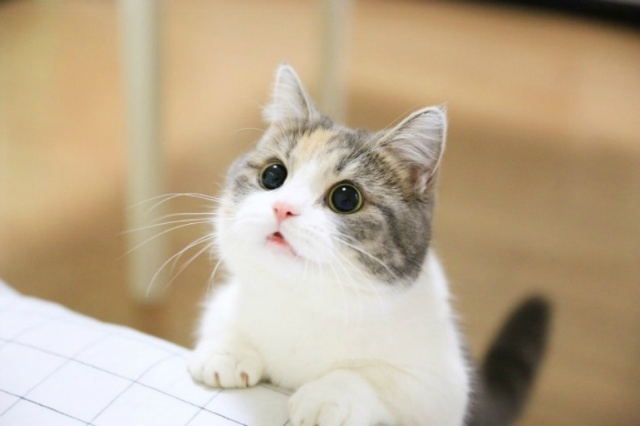
#> input picture data_cv2_work/230227/cat.jpg, 640 x 426 px, found by its file name
$ python ex05.py
#> lines starting #> are read from the running program, lines starting #| are printed output that depends on the picture
import cv2

cat = cv2.imread('230227/cat.jpg')
#> cat is the input picture: shape (426, 640, 3); mean B, G, R 143, 170.4, 188.7

logo = cat[100:200,100:200]
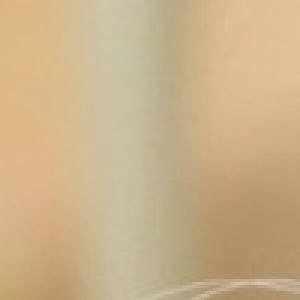
#> logo: shape (100, 100, 3) (shown 3 times larger); mean B, G, R 137.7, 177.4, 201.8
cv2.imshow('logo',logo)
cv2.waitKey(0)

cat[200:300,200:300] = logo
cv2.putText(cat,'cat',(200,200),cv2.FONT_HERSHEY_SIMPLEX,2,(0,0,0),3)
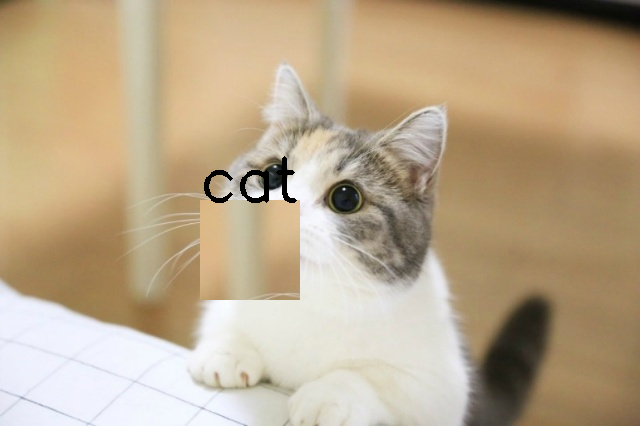
#> cat: shape (426, 640, 3); mean B, G, R 139.8, 168.3, 187.2
cv2.imshow('cat',cat)
cv2.waitKey(0)

cv2.destroyAllWindows()
